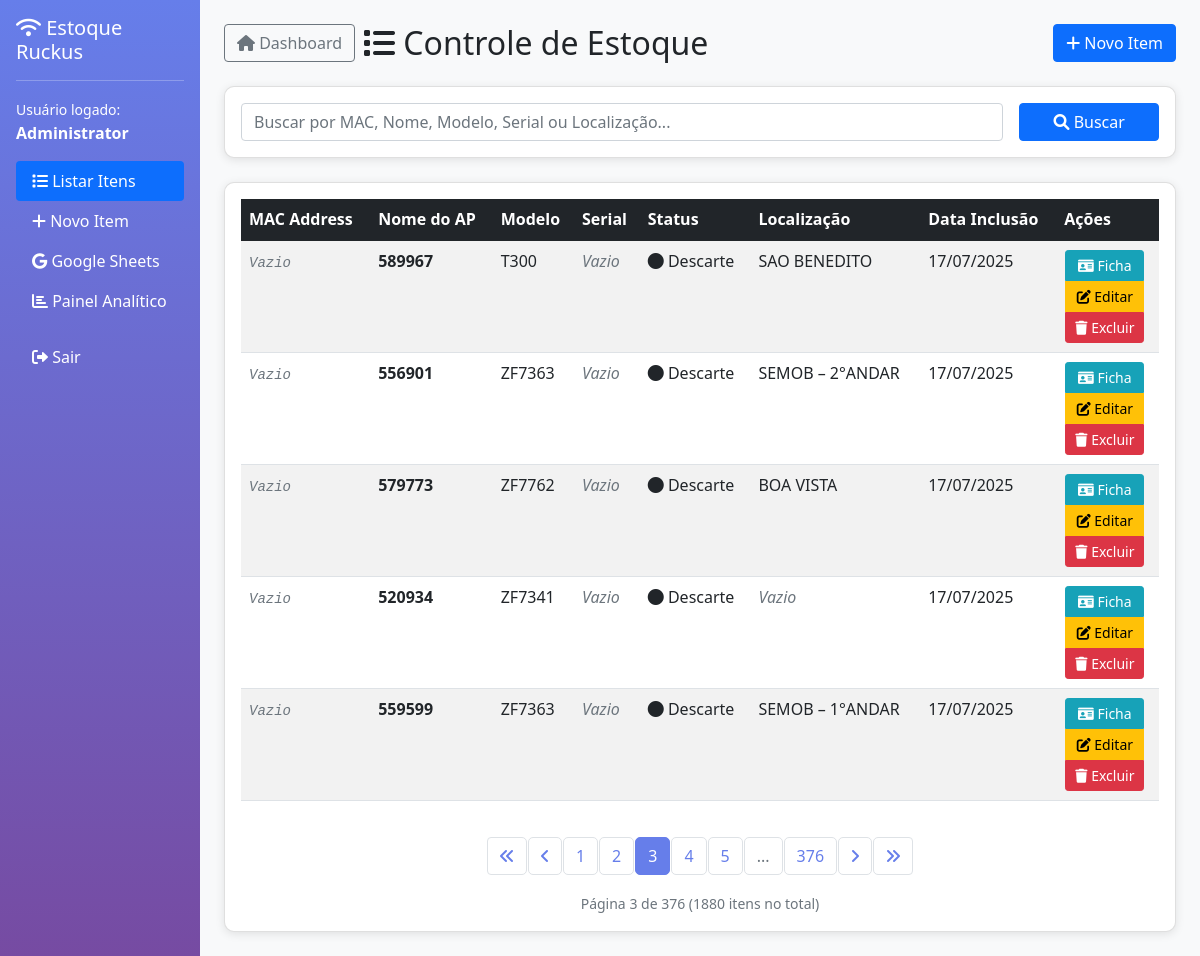
Page /dashboard/index.php?page=3 (signed in) on the committed database.
### tables this page shows
CREATE TABLE `estoque` (
  `id` int(11) NOT NULL,
  `apmac` varchar(17) DEFAULT NULL COMMENT 'MAC Address of the Access Point',
  `apname` varchar(100) DEFAULT NULL COMMENT 'Access Point Name/Identifier',
  `model` varchar(50) DEFAULT NULL COMMENT 'Equipment Model',
  `serial` varchar(50) DEFAULT NULL COMMENT 'Serial Number',
  `status` varchar(50) DEFAULT 'Instalado' COMMENT 'Operational Status',
  `location` varchar(200) DEFAULT NULL COMMENT 'Physical Location',
  `inclusao` date DEFAULT NULL COMMENT 'Date added to inventory',
  `obs` text DEFAULT NULL COMMENT 'Additional observations/notes',
  `created_at` timestamp NOT NULL DEFAULT current_timestamp(),
  `updated_at` timestamp NOT NULL DEFAULT current_timestamp() ON UPDATE current_timestamp()
);

### config/database.php (called while the page is built, shortened)
<?php
function getConnection() {
    try {
        $dsn = "mysql:host=" . DB_HOST . ";dbname=" . DB_NAME . ";charset=" . DB_CHARSET;
        $options = [
            PDO::ATTR_ERRMODE            => PDO::ERRMODE_EXCEPTION,
            PDO::ATTR_DEFAULT_FETCH_MODE => PDO::FETCH_ASSOC,
            PDO::ATTR_EMULATE_PREPARES   => false,
        ];
        $pdo = new PDO($dsn, DB_USER, DB_PASS, $options);
        return $pdo;
    } catch (PDOException $e) {
        die("Database connection failed: " . $e->getMessage());
    }
}
?>

### classes/User.php (called while the page is built, shortened)
<?php
require_once '../config/database.php';
class User {
    public function getCurrentUser() {
        if (isset($_SESSION['user_id'])) {
            return [
                'id' => $_SESSION['user_id'],
                'name' => $_SESSION['user_name'],
                'email' => $_SESSION['user_email']
            ];
        }
        return null;
    }
}
?>

### classes/Inventory.php (called while the page is built, shortened)
<?php
class Inventory {
    private $pdo;
    public function __construct() {
        $this->pdo = getConnection();
    }
    public function getAll($page = 1, $limit = 10, $search = '') {
        try {
            $offset = ($page - 1) * $limit;
            $searchCondition = '';
            $params = [];
            $countStmt = $this->pdo->prepare("SELECT COUNT(*) FROM estoque $searchCondition");
            $countStmt->execute($params);
            $totalItems = $countStmt->fetchColumn();
            $stmt = $this->pdo->prepare("
                SELECT * FROM estoque
                $searchCondition
                ORDER BY created_at DESC
                LIMIT ? OFFSET ?
            ");
            $params[] = $limit;
            $params[] = $offset;
            $stmt->execute($params);
            $items = $stmt->fetchAll();
            return [
                'success' => true,
                'items' => $items,
                'pagination' => [
                    'current_page' => $page,
                    'total_items' => $totalItems,
                    'items_per_page' => $limit,
                    'total_pages' => ceil($totalItems / $limit)
                ]
            ];
        } catch (PDOException $e) {
            return ['success' => false, 'message' => 'Erro ao buscar itens: ' . $e->getMessage()];
        }
    }
}
?>

### dashboard/index.php (the view, shortened to what this page needs)
<?php
require_once '../classes/User.php';
require_once '../classes/Inventory.php';
$user = new User();
$currentUser = $user->getCurrentUser();
$inventory = new Inventory();
$page = isset($_GET['page']) ? (int)$_GET['page'] : 1;
$search = isset($_GET['search']) ? trim($_GET['search']) : '';
$result = $inventory->getAll($page, 5, $search);
?>
<!DOCTYPE html>
<html lang="pt-BR">
<head>
    <link href="https://cdn.jsdelivr.net/npm/bootstrap@5.1.3/dist/css/bootstrap.min.css" rel="stylesheet">
    <link href="https://cdnjs.cloudflare.com/ajax/libs/font-awesome/6.0.0/css/all.min.css" rel="stylesheet">
</head>
<body>
    <div class="container-fluid">
        <div class="row">
            <div class="col-md-2 sidebar p-0">
                <div class="text-white p-3">
                    <h5><i class="fas fa-wifi"></i> Estoque Ruckus</h5>
                    <hr class="text-white">
                    <div class="mb-3">
                        <small>Usuário logado:</small><br>
                        <strong><?= htmlspecialchars($currentUser['name']) ?></strong>
                    </div>
                    <ul class="nav nav-pills flex-column">
                        <li class="nav-item">
                            <a class="nav-link text-white active" href="index.php">
                                <i class="fas fa-list"></i> Listar Itens
                            </a>
                        </li>
                        <li class="nav-item">
                            <a class="nav-link text-white" href="add_item.php">
                                <i class="fas fa-plus"></i> Novo Item
                            </a>
                        </li>
                        <li class="nav-item">
                            <a class="nav-link text-white" href="import_google_sheets.php">
                                <i class="fab fa-google"></i> Google Sheets
                            </a>
                        </li>
                        <li class="nav-item">
                            <a class="nav-link text-white" href="analytics.php">
                                <i class="fas fa-chart-bar"></i> Painel Analítico
                            </a>
                        </li>
                        <li class="nav-item mt-3">
                            <a class="nav-link text-white" href="../auth/logout.php">
                                <i class="fas fa-sign-out-alt"></i> Sair
                            </a>
                        </li>
                    </ul>
                </div>
            </div>
            <div class="col-md-10 main-content p-4">
                <div class="d-flex justify-content-between align-items-center mb-4">
                    <div class="d-flex align-items-center">
                        <a href="../index.php" class="btn btn-outline-secondary me-2">
                            <i class="fas fa-home"></i> Dashboard
                        </a>
                        <h2 class="mb-0"><i class="fas fa-list"></i> Controle de Estoque</h2>
                    </div>
                    <a href="add_item.php" class="btn btn-primary">
                        <i class="fas fa-plus"></i> Novo Item
                    </a>
                </div>
                <div class="card mb-4">
                    <div class="card-body">
                        <form method="GET" class="row g-3">
                            <div class="col-md-10">
                                <input type="text" class="form-control" name="search"
                                       placeholder="Buscar por MAC, Nome, Modelo, Serial ou Localização..."
                                       value="<?= htmlspecialchars($search) ?>">
                            </div>
                            <div class="col-md-2">
                                <button type="submit" class="btn btn-primary w-100">
                                    <i class="fas fa-search"></i> Buscar
                                </button>
                            </div>
                        </form>
                    </div>
                </div>
                <div class="card">
                    <div class="card-body">
                        <?php if ($result['success'] && !empty($result['items'])): ?>
                            <div class="table-responsive">
                                <table class="table table-striped table-hover">
                                    <thead class="table-dark">
                                        <tr>
                                            <th>MAC Address</th>
                                            <th>Nome do AP</th>
                                            <th>Modelo</th>
                                            <th>Serial</th>
                                            <th>Status</th>
                                            <th>Localização</th>
                                            <th>Data Inclusão</th>
                                            <th>Ações</th>
                                        </tr>
                                    </thead>
                                    <tbody>
                                        <?php foreach ($result['items'] as $item): ?>
                                            <tr>
                                                <td><code><?= !empty($item['apmac']) ? htmlspecialchars($item['apmac']) : '<em class="text-muted">Vazio</em>' ?></code></td>
                                                <td><strong><?= !empty($item['apname']) ? htmlspecialchars($item['apname']) : '<em class="text-muted">Vazio</em>' ?></strong></td>
                                                <td><?= !empty($item['model']) ? htmlspecialchars($item['model']) : '<em class="text-muted">Vazio</em>' ?></td>
                                                <td><?= !empty($item['serial']) ? htmlspecialchars($item['serial']) : '<em class="text-muted">Vazio</em>' ?></td>
                                                <td>
                                                    <span class="status-<?= strtolower($item['status']) ?>">
                                                        <i class="fas fa-circle"></i> <?= htmlspecialchars($item['status']) ?>
                                                    </span>
                                                </td>
                                                <td><?= !empty($item['location']) ? htmlspecialchars($item['location']) : '<em class="text-muted">Vazio</em>' ?></td>
                                                <td><?= !empty($item['inclusao']) && $item['inclusao'] !== '0000-00-00' ? date('d/m/Y', strtotime($item['inclusao'])) : '<em class="text-muted">Vazio</em>' ?></td>
                                                <td>
                                                    <div class="btn-group-vertical btn-group-sm" role="group">
                                                        <a href="view_item.php?id=<?= $item['id'] ?>" class="btn btn-ficha btn-action" title="Ver Ficha">
                                                            <i class="fas fa-id-card"></i> Ficha
                                                        </a>
                                                        <a href="edit_item.php?id=<?= $item['id'] ?>" class="btn btn-warning btn-action" title="Editar">
                                                            <i class="fas fa-edit"></i> Editar
                                                        </a>
                                                        <a href="delete_item.php?id=<?= $item['id'] ?>"
                                                           class="btn btn-danger btn-action"
                                                           onclick="return confirm('Tem certeza que deseja excluir este item?')"
                                                           title="Excluir">
                                                            <i class="fas fa-trash"></i> Excluir
                                                        </a>
                                                    </div>
                                                </td>
                                            </tr>
                                        <?php endforeach; ?>
                                    </tbody>
                                </table>
                            </div>
                            <?php if ($result['pagination']['total_pages'] > 1): ?>
                                <nav aria-label="Navegação de páginas">
                                    <ul class="pagination justify-content-center flex-wrap">
                                        <?php if ($page > 1): ?>
                                            <li class="page-item">
                                                <a class="page-link" href="?page=1<?= !empty($search) ? '&search=' . urlencode($search) : '' ?>" title="Primeira página">
                                                    <i class="fas fa-angle-double-left"></i>
                                                </a>
                                            </li>
                                        <?php endif; ?>
                                        <?php if ($page > 1): ?>
                                            <li class="page-item">
                                                <a class="page-link" href="?page=<?= $page - 1 ?><?= !empty($search) ? '&search=' . urlencode($search) : '' ?>" title="Página anterior">
                                                    <i class="fas fa-angle-left"></i>
                                                </a>
                                            </li>
                                        <?php endif; ?>
                                        <?php
                                        $startPage = max(1, $page - 2);
                                        $endPage = min($result['pagination']['total_pages'], $page + 2);
                                        if ($startPage > 1): ?>
                                            <?php endif;
                                        for ($i = $startPage; $i <= $endPage; $i++): ?>
                                            <li class="page-item <?= $i == $page ? 'active' : '' ?>">
                                                <a class="page-link" href="?page=<?= $i ?><?= !empty($search) ? '&search=' . urlencode($search) : '' ?>">
                                                    <?= $i ?>
                                                </a>
                                            </li>
                                        <?php endfor;
                                        if ($endPage < $result['pagination']['total_pages']): ?>
                                            <?php if ($endPage < $result['pagination']['total_pages'] - 1): ?>
                                                <li class="page-item disabled">
                                                    <span class="page-link">...</span>
                                                </li>
                                            <?php endif; ?>
                                            <li class="page-item">
                                                <a class="page-link" href="?page=<?= $result['pagination']['total_pages'] ?><?= !empty($search) ? '&search=' . urlencode($search) : '' ?>">
                                                    <?= $result['pagination']['total_pages'] ?>
                                                </a>
                                            </li>
                                        <?php endif; ?>
                                        <?php if ($page < $result['pagination']['total_pages']): ?>
                                            <li class="page-item">
                                                <a class="page-link" href="?page=<?= $page + 1 ?><?= !empty($search) ? '&search=' . urlencode($search) : '' ?>" title="Próxima página">
                                                    <i class="fas fa-angle-right"></i>
                                                </a>
                                            </li>
                                        <?php endif; ?>
                                        <?php if ($page < $result['pagination']['total_pages']): ?>
                                            <li class="page-item">
                                                <a class="page-link" href="?page=<?= $result['pagination']['total_pages'] ?><?= !empty($search) ? '&search=' . urlencode($search) : '' ?>" title="Última página">
                                                    <i class="fas fa-angle-double-right"></i>
                                                </a>
                                            </li>
                                        <?php endif; ?>
                                    </ul>
                                    <div class="text-center mt-2">
                                        <small class="text-muted">
                                            Página <?= $page ?> de <?= $result['pagination']['total_pages'] ?>
                                            (<?= $result['pagination']['total_items'] ?> itens no total)
                                        </small>
                                    </div>
                                </nav>
                            <?php endif; ?>
                        <?php endif; ?>
                    </div>
                </div>
            </div>
        </div>
    </div>
</body>
</html>

### rows in the picture
estoque: shows "Vazio", apname "589967", model "T300", status "Descarte", location "SAO BENEDITO", inclusao "17/07/2025"
estoque: shows "Vazio", apname "556901", model "ZF7363", status "Descarte", location "SEMOB – 2°ANDAR", inclusao "17/07/2025"
estoque: shows "Vazio", apname "579773", model "ZF7762", status "Descarte", location "BOA VISTA", inclusao "17/07/2025"
estoque: shows "Vazio", apname "520934", model "ZF7341", status "Descarte", inclusao "17/07/2025"
estoque: shows "Vazio", apname "559599", model "ZF7363", status "Descarte", location "SEMOB – 1°ANDAR", inclusao "17/07/2025"

### other values in the picture
$currentUser['name'] "Administrator"
$result['pagination']['total_pages'] "376"
$page "3"
$result['pagination']['total_items'] "1880"
